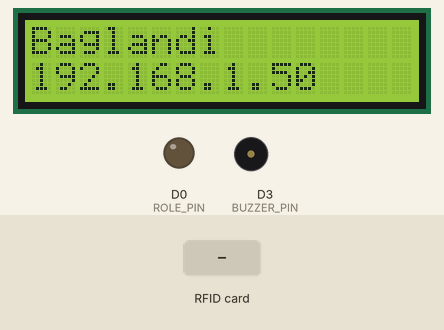
This sketch was run on a simulated ESP8266 (NodeMCU). Parts: 16×2 character LCD, output pins drawn as LEDs (lit = HIGH), buzzer (waves = sounding, pin HIGH). The inputs (shaded band) are chosen by the test bench. WiFi joins after 1.5 s; servers stay silent unless stated; uploads are accepted with an empty reply; what the sketch prints to the serial monitor is not drawn.

Above: at 2.3 s.
At 6.4 s:
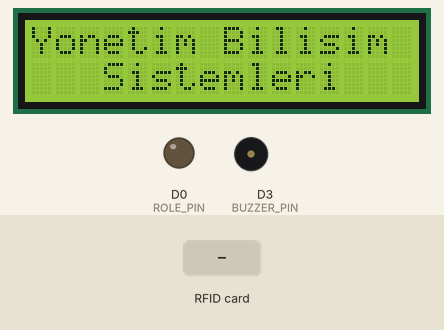
6.5 s: RFID card 5E 7A 19 C4 held to the reader
At 7.3 s:
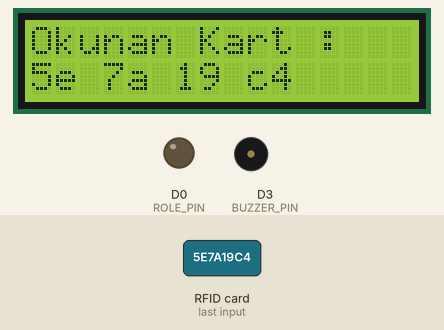
At 9.3 s:
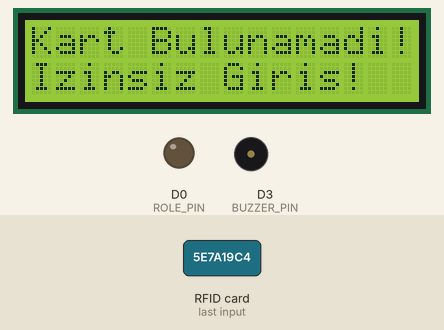
Timing chart, 0 to 10.8 s (numbered marks = the images above; inputs shaded):
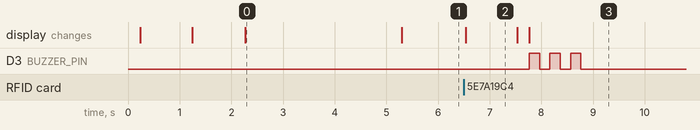

Measured:
- after the input at 6.5 s, D3 (BUZZER_PIN): alternates HIGH for 0.20 s and LOW for 0.20 s, 6 changes in all, then stays LOW, starting after 1.3 s; the display: changes at once (image 2)
- what the display in image 0 shows lasts 3.0 s, from 2.3 s to 5.3 s
- what the display in image 2 shows lasts 1.0 s, from 6.5 s to 7.5 s

The sketch:

Rfid_NodeMcu_Antipass_Tarihli-giris.ino
```cpp
/*
Name:    RFID.ino
Created: 11/18/2018 10:51:11 PM
Author:  Adem KIRMIZIYÜZ
*/
#include <string.h>

// LCD Kütüphanesi ekleniyor
// SDA : D2, SCL : D1

#include <LiquidCrystal_I2C.h>
#include <Wire.h>
LiquidCrystal_I2C lcd(0x27, 16, 2);

// RfId Kütüphanesi ekleniyor
#include <MFRC522.h>
MFRC522 rfid(D8, D4);
// RfId ID numarasını tutmak için değişken tanımlıyoruz
char numTag[5] = { 0 };

// NodeMCU ESP8266 Kütüphanesi ekleniyor
#include <ESP8266WiFi.h>
#include <ESP8266HTTPClient.h>

const char* ssid = "SSID";
const char* password = "PASSWORD";

const int type = 0;// Giriş Cihazı İçin Atılması gereken Parametre
//const int type = 1; // Çıkış Cihazı İçin Atılması gereken Parametre

// Pinler
#define BUZZER_PIN D3
#define ROLE_PIN D0

void setup() {
  //Pin modlarını ayarlayan method çağrılıyor
  initPinModes();
  //LCD ayarlarını yapan method çağrılıyor
  initLCD();
  //RfId ayarları yapan method çağrılıyor
  initRFID();
  //Wireless ayarları yapan method çağrılıyor
  initWireless();
  //LCD ye ana ekran mesajı yazdıran method çağrılıyor
  lcdClearAnaEkran();
}

void loop() {
  //RfId okuyan method çağrılıyor
  checkRfId();
}


// Wireless bağlantı ayarlarını yapan method
void initWireless() {
  WiFi.begin(ssid, password); // Wireless başlatılıyor
  Serial.print("Baglaniliyor :  "); //Seriale bilgi gönderiliyor
  Serial.print(ssid); Serial.println(" ...");
  lcd.clear(); // LCD temizleniyor
  lcd.home(); // LCD cursoru ilk pozisyona getiriliyor
  lcd.println("WiFi Baglaniyor:"); // LCD ye yazılıyor
  lcd.blink_on(); // LCD cursor yanıp sönme konumuna alınıyor
  int i = 0; // Geçen süreyi saymak için değişken tanımlanıyor
  while (WiFi.status() != WL_CONNECTED) { // Wireless bağlanana kadar dönecek olan döngü başlatılıyor
    delay(1000); // 1sn beklenşyor.
    lcd.setCursor(0, 1); // LCD alt satıra geçiliyor
    Serial.print(++i); Serial.print(' '); // Seriale geçen sn yazılıyor
    lcd.print(i); // LCD ye geçen süre yazılıyor
  }
  lcd.blink_off(); // LCD cursor yanıp sönme konumundan çıkarılıyor
  lcd.clear(); // LCD temizleniyor
  lcd.home(); // LCD cursoru ilk pozisyona getiriliyor
  lcd.print("Baglandi"); // LCD ye yazılıyor
  lcd.setCursor(0, 1); // LCD alt satıra geçiliyor
  lcd.print(WiFi.localIP()); // LCD ye DHCP den alınan IP adresi yazılıyor
  Serial.print("IP Adresş :\t"); //Seriale bilgi gönderiliyor
  Serial.println(WiFi.localIP()); // Seriale DHCP den alınan IP adresi yazılıyor
  delay(3000); // 3 sn beklenşyor
}


// RfId kart okuma methodu
void checkRfId()
{
  if (!rfid.PICC_IsNewCardPresent()) return; // Çoklu okumada ilk okunan kart değilse methodtan çıkılıyor
  if (!rfid.PICC_ReadCardSerial()) return; // Okunan kartın seri numarası alınamıyorsa methodtan çıkılıyor
  String content = ""; // RfId seri numarasını tutmak için değişken tanımlanıyor
  for (byte i = 0; i < rfid.uid.size; i++) { // Array byte olarak gelen seri numarası Strin turune çevirmek için döngü ile karakter karakter stringe ekleniyor
    content.concat(String(rfid.uid.uidByte[i] < 0x10 ? " 0" : " "));
    content.concat(String(rfid.uid.uidByte[i], HEX));
  }
  content.trim(); // Alınan seri numarasının başındaki ve sonundaki boş karakterler temizleniyor
  rfid.PICC_HaltA(); // RfId sonlandırılıyor
  rfid.PCD_StopCrypto1(); // RfId sonlandırılıyor
  printSerialNum(content); // Okunan seri nuamrası ekrana basılması için ilgili methoda gönderiliyor
  lcd.clear(); // LCD temizleniyor
  String ret = checkAccess(content); // Okunan seri numarası veritabanı kontrolü için ilgili methoda gönderiliyor
  if (ret != "0" && ret != NULL && ret != "") // veritabanınadan gelen sonuç 0,NULL ve Empty değilse kartın doğru olduğu anlaşılıyor
  {
    // Kart doğru
    if (type==0) {
      lcd.print("Hosgeldiniz"); // LCD ye yazılıyor
      lcd.setCursor(0, 1); // LCD alt satıra geçiliyor
      lcd.print(ret); // LCD veritabanından dönen isim yazılıyor
    } else {
      String name = getValue(ret, '|', 0);
      String sure = getValue(ret, '|', 1);
      lcd.print(" Gule Gule "); // LCD ye yazılıyor
      lcd.setCursor(0, 1); // LCD alt satıra geçiliyor
      lcd.print(sure); // LCD veritabanından dönen isim yazılıyor
    }
    digitalWrite(BUZZER_PIN, HIGH); // Buzzer açılıyor
    delay(300); // 0.3 sn bekleniyor
    digitalWrite(BUZZER_PIN, LOW); // Buzzer kapatılıyor
    delay(1000); // 1sn bekleniyor
    kapiAcKapat(); // Kapıyı açıp kapatacak method çağrılıyor
    lcdClearAnaEkran(); //LCD ye ana ekran mesajı yazdıran method çağrılıyor
  }
  else {
    // Kart hatalı
    lcd.print("Kart Bulunamadi!"); // LCD ye yazılıyor
    lcd.setCursor(0, 1); // LCD alt satıra geçiliyor
    lcd.print("Izinsiz Giris!"); // LCD ye yazılıyor

    for (int i = 0; i < 3; i++) // Buzzer için 3 defa dönülüyor
    {
      digitalWrite(BUZZER_PIN, HIGH); // Buzzer açılıyor
      delay(200); // 0.2 sn bekleniyor
      digitalWrite(BUZZER_PIN, LOW); // Buzzer kapatılıyor
      delay(200); // 0.2 sn bekleniyor
    }
    delay(2000); // 2 sn bekleniyor
    lcdClearAnaEkran(); //LCD ye ana ekran mesajı yazdıran method çağrılıyor
  }
}


// Kapıyı açıp kapatacak method
void kapiAcKapat()
{
  lcd.clear(); // LCD temizleniyor
  lcd.print("Kapi Aciliyor"); // LCD ye yazılıyor
  lcd.setCursor(0, 1); // LCD alt satıra geçiliyor
  lcd.print("Bekleyin...."); // LCD ye yazılıyor
  delay(1000); // 1 sn bekleniyor
  digitalWrite(ROLE_PIN, HIGH); // Röle çekiliyor
  for (int i = 5; i > 0; i--) // 5 sn boyunca saymak için döngü başlatılıyor
  {
    lcd.clear(); // LCD temizleniyor
    lcd.print("Kapi Kapaniyor"); // LCD ye yazılıyor
    lcd.setCursor(0, 1); // LCD alt satıra geçiliyor
    //if (i == 10) // Eğer sn 5 ise satır başından yazıyoruz
      lcd.print(i); // LCD sn yazılıyor
    //else
    //{
    //  lcd.print(" "); // Eğer sn 10 değilse satır başından boşluk bırakıp yazıyoruz
    //  lcd.print(i); // LCD sn yazılıyor
    //}
    lcd.print(" Acele Edin "); // LCD ye yazılıyor
    delay(1000); // 1 sn bekleniyor
  }
  digitalWrite(ROLE_PIN, LOW); // Röle bırakılıyor
}


// Veritabanından card kontrolü yapan method
String checkAccess(String seriNum)
{
  HTTPClient http; // NodeMCU nun HTTPClient nesnesinden bir örnek alınıyor
  String postData; // Web sitesindeki php'ye göndereceğimiz veri için string tanımlıyoruz
  postData = "type=" + String(type) +"&cardid=" + seriNum; // ilgili stringe verimizi ekliyoruz. cardid field'i ile
  http.begin("http://www.otonompark.com/node.php"); // HTTPClient e URL veriyoruz
  http.addHeader("Content-Type", "application/x-www-form-urlencoded"); // HTTP Header olarak Content-Type i form olarak ayarlıyoruz
  int httpCode = http.POST(postData); // POST ile veriyi ilgili URL ye gönderiyoruz ve dönen response kodunu integer bir değişkene alıyoruz
  String payload; // Dönen veriyi almak için string bir değişken tanımlıyoruz
  if (httpCode != 200) // http response kodu 200 değil donecek kodu 0 veriyoruz
  {
    payload = "0";
  }
  else {
    payload = http.getString(); //http response kodu 200 ise response text'i değişkene ekliyoruz
  }
  Serial.println(httpCode); // Seriale yazılıyor
  Serial.println(payload); // Seriale yazılıyor
  http.end(); // Bağlantı sonlandırılıyor
  return payload; // Veri geri gönderiliyor
}


// Seri numarasını yazdıran method
void printSerialNum(String seriNum)
{
  lcd.clear(); // LCD temizleniyor
  lcd.print("Okunan Kart : "); // LCD ye yazılıyor
  lcd.setCursor(0, 1); // LCD alt satıra geçiliyor
  lcd.print(seriNum); // LCD ye yazılıyor
  Serial.print("Okunan Kart : "); // Seriale yazılıyor
  Serial.println(seriNum); // Seriale yazılıyor
  delay(1000); // 1 sn bekleniyor
}


// Pin modlarını ayarlayan method
void initPinModes()
{
  Serial.begin(115200); // Serial 115200 bps ile başlatılıyor
  delay(100); // 0.1 sn bekleniyor
  Wire.begin(D2, D1); // LCD için I2C başlatılıyor
  pinMode(BUZZER_PIN, OUTPUT); // Buzzer pini OUTPUT olarak ayarlanıyor
  pinMode(ROLE_PIN, OUTPUT); // Röle pini OUTPUT olarak ayarlanıyor
}


// LCD başlatma methodu
void initLCD()
{
  lcd.begin(); // LCD başlatılıyor
  lcd.home(); // LCD cursoru ilk pozisyona getiriliyor
}


// RfId başlatma methodu
void initRFID()
{
  SPI.begin(); // SPI başlatılıyor
  rfid.PCD_Init(); // RfId başlatılıyor
}


// LCD ye ana ekran mesajı yazdıran methodu
void lcdClearAnaEkran()
{
  lcd.clear(); // LCD temizleniyor
  lcd.print("Yonetim Bilisim"); // LCD ye yazılıyor.
  lcd.setCursor(0, 1); // LCD alt satıra geçiliyor
  lcd.print("   Sistemleri"); // LCD ye yazılıyor.
}

String getValue(String data, char separator, int index)
{
  int found = 0;
  int strIndex[] = {0, -1};
  int maxIndex = data.length()-1;

  for(int i=0; i<=maxIndex && found<=index; i++){
    if(data.charAt(i)==separator || i==maxIndex){
        found++;
        strIndex[0] = strIndex[1]+1;
        strIndex[1] = (i == maxIndex) ? i+1 : i;
    }
  }

  return found>index ? data.substring(strIndex[0], strIndex[1]) : "";
}
```
